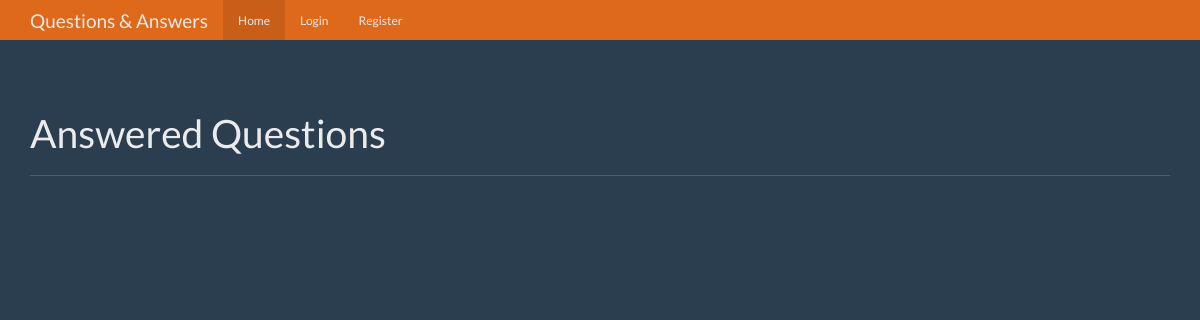
The app's page /, older data.
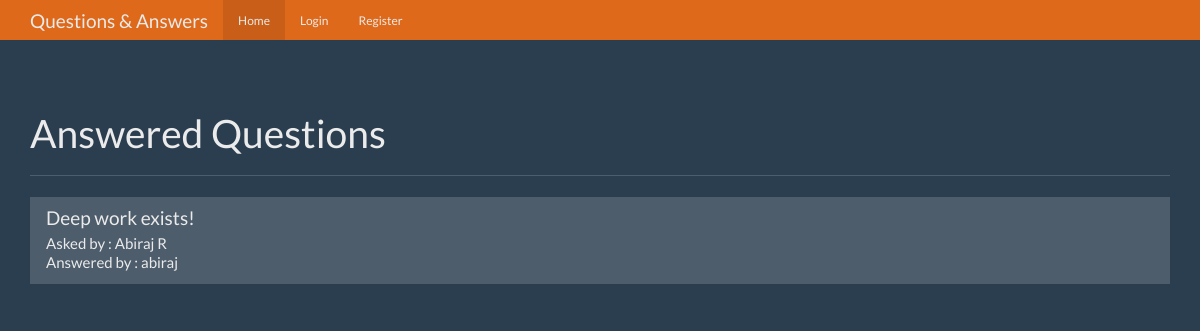
The same page, newer data.
### tables this page shows
CREATE TABLE questions(
    id integer primary key autoincrement,
    question text not null,
    answer text ,
    asked_by_id integer not null,
    expert_id integer not null
);

CREATE TABLE users(
    id integer primary key autoincrement,
    name text not null,
    password text not null,
    expert boolean not null,
    admin boolean not null
);

### app.py (the view)
@app.route('/')
def index():
    user = get_current_user()
    db = get_db()
    q_cur = db.execute('select questions.id,questions.question,askers.name as a_name,experts.name as e_name from questions join users as askers  on askers.id=questions.asked_by_id join users as experts on experts.id=questions.expert_id where questions.answer is not null')
    q_res = q_cur.fetchall()
    return render_template('home.html', user=user, questions=q_res)

### app.py (called while the page is built)
def get_current_user():
    user_result = None
    if 'user' in session:
        user = session['user']
        db = get_db()
        user_cur = db.execute('select * from users where name=?', [user])
        user_result = user_cur.fetchone()
    return user_result

### database.py (called while the page is built)
def connect_db():
    sql = sqlite3.connect('questions.db')
    sql.row_factory = sqlite3.Row
    return sql

def get_db():
    if not hasattr(g, 'sqlite_db'):
        g.sqlite_db = connect_db()
    return g.sqlite_db

### templates/home.html (shortened to what this page needs)
<!DOCTYPE html>
<html lang="en">
  <head>
    <link
      href="{{url_for('static',filename='bootstrap.min.css')}}"
      rel="stylesheet"
    />
    <link href="{{url_for('static',filename='theme.css')}}" rel="stylesheet" />
  </head>
  <body>
 {% include 'navbar.html' %}
    <div class="container theme-showcase" role="main">
      <div class="page-header">
        <h1>Answered Questions</h1>
      </div>
      <div class="row">
        <div class="col-lg-12">
          <div class="list-group">
           {% for question in questions %}
             <a href="{{url_for('question',question_id=question['id'])}}" class="list-group-item">
              <h4 class="list-group-item-heading">{{question['question']}}</h4>
              <p class="list-group-item-text">Asked by : {{question['a_name']}}</p>
              <p class="list-group-item-text">Answered by : {{question['e_name']}}</p>
            </a>
            {% endfor %}
          </div>
        </div>
      </div>
    </div>
  </body>
</html>

Row changes from the older to the newer data that the page shows:
added questions: question "Deep work exists!", a_name "Abiraj R", e_name "abiraj"
